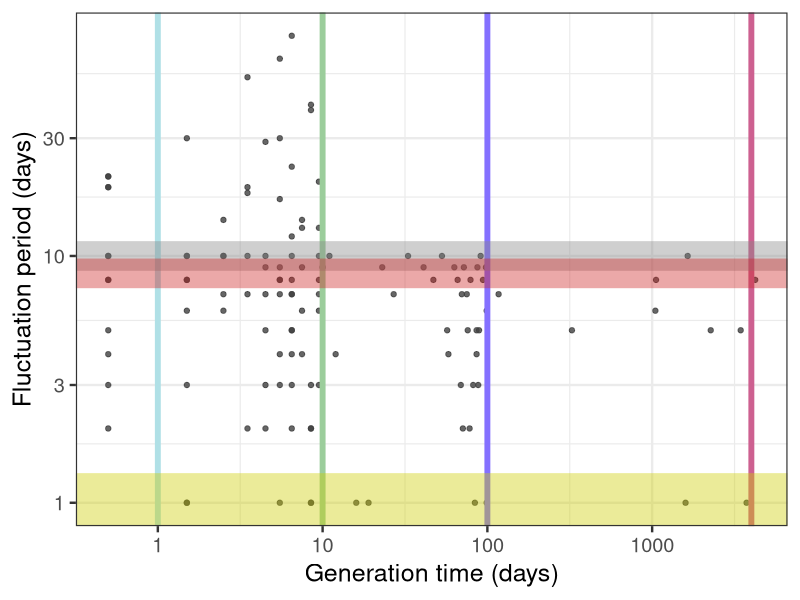

Source code (R):
library(tidyverse)
library(cowplot)
library(png)


#generating generation time data 
a<-sample(0.5:10, 80, replace = T) 
b<-sample(10:100, 35, replace = T) 
c<-sample(100:5000, 10, replace =T)
generation_time<-c(a, b, c)
d<-sample(1:10, 100, replace = T)
e<-sample(10:30, 20, replace = T)
f<-sample(30:90, 5, replace = T)
flucuation_period <- c(f, e, d)
phase<-data.frame(generation_time, flucuation_period)
p<-ggplot(phase, aes(y=flucuation_period, x=generation_time))+
  geom_point(alpha=0.8, color ="grey25")+
  scale_x_log10()+
  scale_y_log10()+
  geom_vline(xintercept=1, color = "powderblue", size =2)+
  geom_vline(xintercept=10, color = "darkseagreen3", size =2)+
  geom_vline(xintercept=100, color ="lightslateblue", size = 2)+
  geom_vline(xintercept=4000, color ="hotpink3", size = 2)+
  geom_hline(yintercept = 1, color = "yellow3", size = 20, alpha=0.4)+
  geom_hline(yintercept = 10, color ="gray53", size =10, alpha=0.4)+
  geom_hline(yintercept = 8.5, color ="firebrick3", size =10, alpha=0.4)+
  xlab("Generation time (days)")+
  ylab("Fluctuation period (days)")+
  theme_bw(base_size=18)
  
 

  


